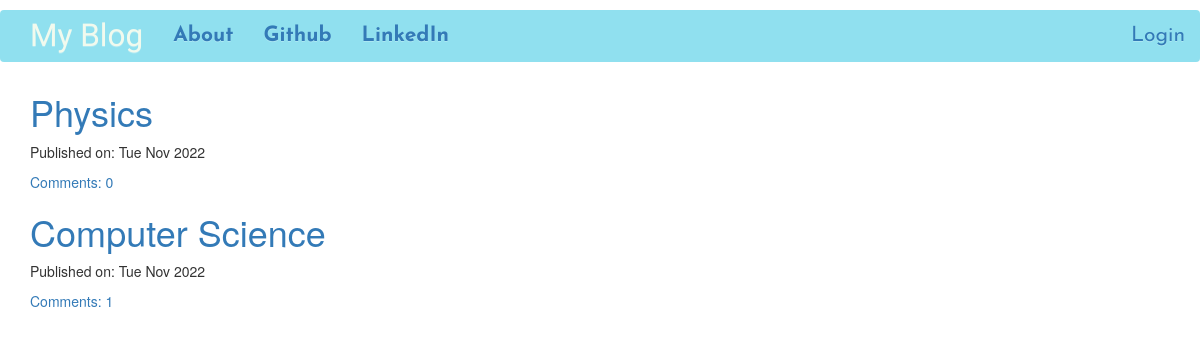
The page / on the database its author committed.
### blog_app/models.py (models this page shows, shortened)
class Post(models.Model):
    author = models.ForeignKey('auth.User')
    title = models.CharField(max_length=200)
    text = models.TextField()
    created_date = models.DateTimeField(default=timezone.now)
    published_date = models.DateTimeField(blank=True, null=True)
    def approve_comments(self):
        return self.comments.filter(approved_comment=True)

### blog_app/views.py (the view)
# urls.py: url(r'^$',views.PostListView.as_view(),name='post_list'),
class PostListView(ListView):
    model = Post
    def get_queryset(self):
        return Post.objects.filter(published_date__lte=timezone.now()).order_by('-published_date')

### blog_app/templates/blog_app/post_list.html
{% extends 'blog_app/base.html' %}
{% block content %}
<div class="centerstage">
    {% for post in post_list %}
        <div class="post">
            <h1><a href="{% url 'post_detail' pk=post.pk %}">{{ post.title }}</a></h1>
            <div class="date">
                <p>Published on: {{ post.published_date|date:"D M Y"}}</p>
            </div>
            <a href="{% url 'post_detail' pk=post.pk %}">Comments: {{ post.approve_comments.count }}</a>
        </div>
    {% endfor %}
</div>
{% endblock %}

### blog_app/templates/blog_app/base.html (shortened to what this page needs)
<!DOCTYPE html>
{% load staticfiles %}
<html>
    <head>
        <link rel="stylesheet" href="https://maxcdn.bootstrapcdn.com/bootstrap/3.3.7/css/bootstrap.min.css">
        <link rel="stylesheet" href="https://maxcdn.bootstrapcdn.com/bootstrap/3.3.7/css/bootstrap-theme.min.css">
        <link rel="stylesheet" href="//cdn.jsdelivr.net/medium-editor/latest/css/medium-editor.min.css" type="text/css" media="screen" charset="utf-8">
        <link rel="stylesheet" href="{% static 'css/blog_app.css' %}">
<body>
  <nav class="navbar navbarclass loader">
    <div class="container">
      <ul class="nav navbar-nav">
        <li><a class='navbar-brand brandclass' href="{% url 'post_list' %}">My Blog</a></li>
        <li><a class='topitems' href="{% url 'about'%}">About</a></li>
        <li><a class='topitems' href="https://www.github.com">Github</a></li>
        <li><a class='topitems' href="https://www.linkedin.com">LinkedIn</a></li>
      </ul>
      <ul class="nav navbar-nav navbar-right">
        {% if user.is_authenticated %}
        <li>
          <a class='rightitems' href="{% url 'post_new' %}" >New Post</a>
        </li>
        <li>
          <a class='rightitems' href="{% url 'post_draft_list' %}">Drafts</a>
        </li>
        <li>
          <a class='rightitems' href="{% url 'logout' %}" >Log out</a>
        </li>
        <li>
          <a class='rightitems' href="#"> Welcome, {{ user.username }}</a>
        </li>
          {% else %}
          <li><a class='nav navbar-right' href="{% url 'login' %}" >Login</a></li>
        {% endif %}
      </ul>
  </div>
</nav>
        <div class="content container">
            <div class="row">
                <div class="col-md-8">
                  <div class="blog_posts">
                    {% block content %}
                    {% endblock %}
                  </div>
                </div>
            </div>
        </div>
</body>
</html>

### blog_app/static/css/blog_app.css (style rules this page uses)
.navbarclass { font-family: 'Josefin Sans', sans-serif; font-size: 1.5em; margin-top: 10px; margin-bottom: 10px; background-color: #90e0ef; }
.topitems { font-weight: bold; }
.brandclass { font-size: 1.5em; font-family: 'Lilita One'; color: #f1faee; }
.centerstage { margin-left: auto; margin-right: auto; }
.loader { filter:hue-rotate(0deg); color:linear-gradient(45deg,#0f8,#08f); animation:hue 10000ms infinite linear; }

### rows shown on the page
Post: title "Physics", published_date "Tue Nov 2022", approve_comments.count "0"
Post: title "Computer Science", published_date "Tue Nov 2022", approve_comments.count "1"
